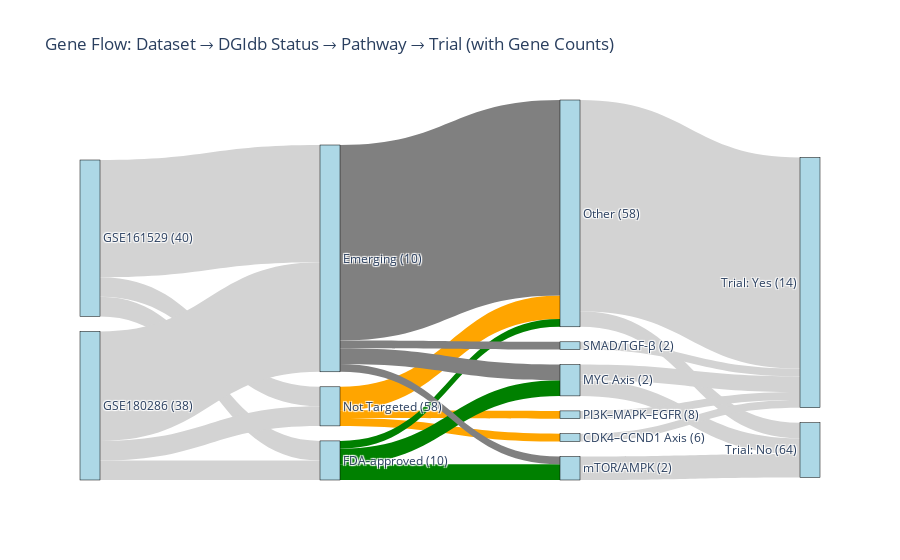

Write notebook code for a chart like this one.
### Code cell
##  Updated Code with Gene Count Labels per Node
import pandas as pd
import plotly.graph_objects as go

# Load your dataset
df = pd.read_csv("final_master_gene_table_24July.csv")

# Step 1: Create gene count summaries for each level
dataset_counts = df["Dataset"].value_counts().to_dict()
dgidb_counts = df["DGIdb Status"].value_counts().to_dict()
pathway_counts = df["Pathway Category"].fillna("Other").value_counts().to_dict()
trial_counts = df["Has Breast Cancer Trial"].map({True: "Trial: Yes", False: "Trial: No"}).value_counts().to_dict()

# Step 2: Create label list with counts
dataset_labels = [f"{k} ({v})" for k, v in dataset_counts.items()]
dgidb_labels = [f"{k} ({v})" for k, v in dgidb_counts.items()]
pathway_labels = [f"{k} ({v})" for k, v in pathway_counts.items()]
trial_labels = [f"{k} ({v})" for k, v in trial_counts.items()]

all_labels = dataset_labels + dgidb_labels + pathway_labels + trial_labels

# Step 3: Mapping original values to new labels
label_map = {}
idx = 0

def add_labels_and_map(values):
    global idx
    output = []
    for v in values:
        if v not in label_map:
            label_map[v] = idx
            idx += 1
        output.append(label_map[v])
    return output

# Re-map each stage to integer index
df["Pathway Category"] = df["Pathway Category"].fillna("Other")
df["Trial Status"] = df["Has Breast Cancer Trial"].map({True: "Trial: Yes", False: "Trial: No"})

# Step 4: Build link flows
def make_links(source_col, target_col):
    temp = df.groupby([source_col, target_col]).size().reset_index(name="count")
    temp["source"] = add_labels_and_map(temp[source_col])
    temp["target"] = add_labels_and_map(temp[target_col])
    return temp[["source", "target", "count"]]

links1 = make_links("Dataset", "DGIdb Status")
links2 = make_links("DGIdb Status", "Pathway Category")
links3 = make_links("Pathway Category", "Trial Status")

# Combine all links
all_links = pd.concat([links1, links2, links3])

# Optional color scheme
color_map = {
    "Not Targeted": "gray",
    "Emerging": "orange",
    "FDA-approved": "green"
}

# Assign link colors based on DGIdb status (only from first transition)
all_links["color"] = all_links["source"].map(
    lambda i: next((color_map[k] for k, v in label_map.items() if v == i and k in color_map), "lightgray")
)

# Step 5: Create Sankey diagram
fig = go.Figure(data=[go.Sankey(
    node=dict(
        pad=15,
        thickness=20,
        line=dict(color="black", width=0.5),
        label=all_labels,
        color="lightblue"
    ),
    link=dict(
        source=all_links["source"],
        target=all_links["target"],
        value=all_links["count"],
        color=all_links["color"]
    )
)])

fig.update_layout(title_text="Gene Flow: Dataset → DGIdb Status → Pathway → Trial (with Gene Counts)", font_size=12)
fig.show()

### Figure 1 — Plotly figure (JSON) as saved in the notebook; plotly's stock layout.template omitted (floating-point values rounded to 4 significant figures)
{"data": [{"link": {"color": ["lightgray", "lightgray", "lightgray", "lightgray", "lightgray", "lightgray", "orange", "orange", "orange", "green", "green", "green", "gray", "gray", "gray", "gray", "lightgray", "lightgray", "lightgray", "lightgray", "lightgray", "lightgray", "lightgray", "lightgray"], "source": [0, 0, 0, 1, 1, 1, 2, 2, 2, 3, 3, 3, 4, 4, 4, 4, 8, 10, 5, 5, 9, 9, 6, 7], "target": [2, 3, 4, 2, 3, 4, 5, 6, 7, 8, 5, 9, 8, 10, 5, 9, 11, 12, 12, 11, 12, 11, 12, 12], "value": [5, 5, 30, 5, 5, 28, 6, 2, 2, 4, 2, 4, 2, 2, 50, 4, 6, 2, 54, 4, 4, 4, 2, 2]}, "node": {"color": "lightblue", "label": ["GSE161529 (40)", "GSE180286 (38)", "Not Targeted (58)", "FDA-approved (10)", "Emerging (10)", "Other (58)", "PI3K–MAPK–EGFR (8)", "CDK4–CCND1 Axis (6)", "mTOR/AMPK (2)", "MYC Axis (2)", "SMAD/TGF-β (2)", "Trial: No (64)", "Trial: Yes (14)"], "line": {"color": "black", "width": 0.5}, "pad": 15, "thickness": 20}, "type": "sankey"}], "layout": {"font": {"size": 12}, "title": {"text": "Gene Flow: Dataset → DGIdb Status → Pathway → Trial (with Gene Counts)"}}}
